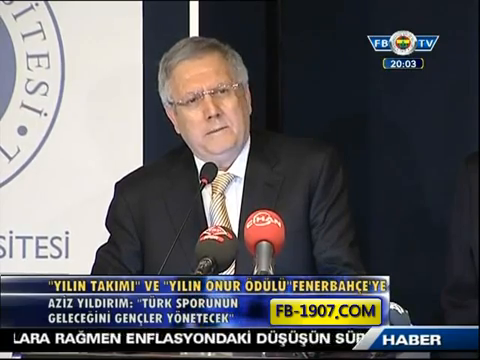
#> input picture frame 63 of opencv/haarcascode/azizbaba.mp4, 480 x 360 px, given in place of trafic.mp4, which was not available
$ python bgSubstract.py
#> lines starting #> are read from the running program, lines starting #| are printed output that depends on the picture; after the words box and inside, x2 and y2 are one past the last pixel; in counts of white or black regions, pixels touching at a corner belong together
import cv2
import numpy as np

cap=cv2.VideoCapture("trafic.mp4")
sub=cv2.createBackgroundSubtractorMOG2(150,50,True)

while(True):
      a,frame=cap.read()
#> frame is the input picture: shape (360, 480, 3); mean B, G, R 94.8, 92.6, 93.8
      m=sub.apply(frame)
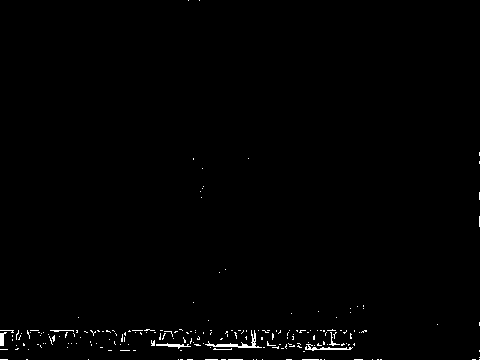
#> m: shape (360, 480); values 127 (black) and 255 (white), 0.78% white in thin lines or dots
      if cv2.waitKey(20)& 0xff==ord("q"):
#> (key q is pressed here)
            break
      cv2.imshow("frame",frame)
      cv2.imshow("mask",m)


cap.release()
cv2.destroyAllWindows()

$ run again, starting later in the video
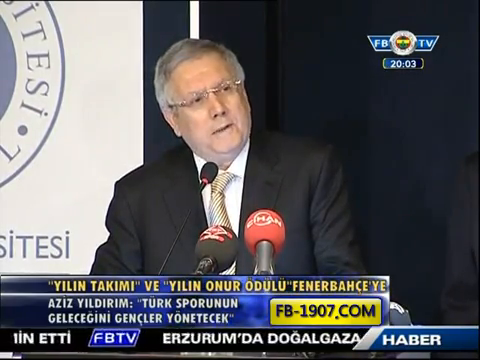
#> input picture frame 284 of opencv/haarcascode/azizbaba.mp4, 480 x 360 px, given in place of trafic.mp4, which was not available
#> frame is the input picture: shape (360, 480, 3); mean B, G, R 95.3, 92.3, 93.5
#> `m=sub.apply(frame)`:
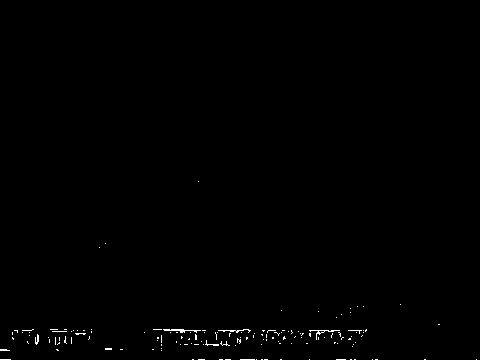
#> m: shape (360, 480); values 127 (black) and 255 (white), 0.43% white in thin lines or dots, all inside (x1, y1, x2, y2) = (0, 181, 477, 360)

$ run again, starting later in the video
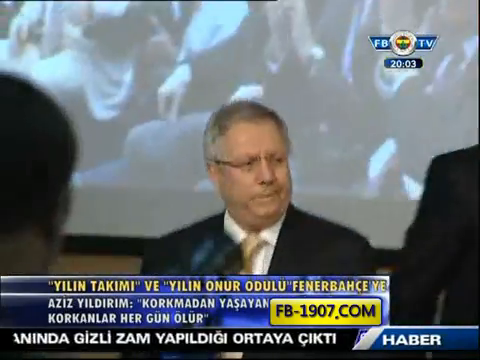
#> input picture frame 506 of opencv/haarcascode/azizbaba.mp4, 480 x 360 px, given in place of trafic.mp4, which was not available
#> frame is the input picture: shape (360, 480, 3); mean B, G, R 113.6, 109.4, 102.5
#> `m=sub.apply(frame)`:
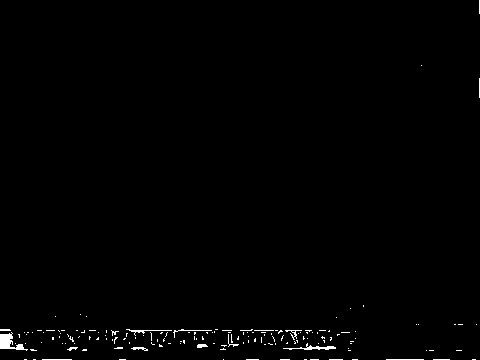
#> m: shape (360, 480); values 127 (black) and 255 (white), 0.8% white in thin lines or dots
